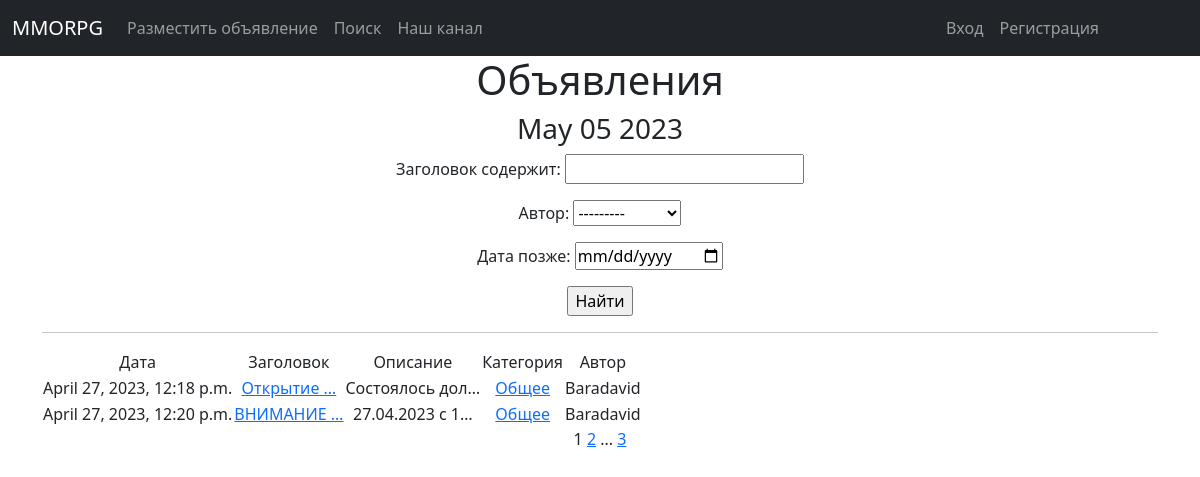
The app's page /search/ with its own data.
### billboard/models.py (models this page shows, shortened)
class Post(models.Model):  # модель "Объявления"
    title = models.CharField(max_length=128,
                             unique=True,
                             error_messages='Новость с таким заголовком уже есть',
                             blank=False,
                             )
    text = models.TextField()
    date_creation = models.DateTimeField(auto_now_add=True)
    author = models.ForeignKey(User, on_delete=models.CASCADE)
    post_category = models.ManyToManyField(Category, through='PostCategory')
    content = models.FileField(upload_to='media/', blank=True)

class Category(models.Model):  # модель "Категории" для "Объявления"
    category_name = models.CharField(max_length=20,
                                     verbose_name="Категория персонажа",
                                     )
    subscribers = models.ManyToManyField(User, blank=True, related_name='categories')
    def __str__(self):
        return self.category_name

### billboard/views.py (the view)
# urls.py: path('search/', PostSearch.as_view(), name='post_search'),
class PostSearch(PostList):
    template_name = 'post_search.html'
    def get_context_data(self, **kwargs):
        context = super().get_context_data(**kwargs)
        context['filter'] = PostFilter(self.request.GET, queryset=self.get_queryset())
        return context

### billboard/templatetags/custom_filters.py (called while the page is built)
@register.filter(name='Censor')
def Censor(value):
    banned_list = ['idiot', 'stupid', 'Idiot', 'Stupid']
    sentence = value.split()
    for i in banned_list:
        for words in sentence:
            if i in words:
                pos = sentence.index(words)
                sentence.remove(words)
                sentence.insert(pos, '*' * len(i))
    return " ".join(sentence)

### billboard/templatetags/custom_tags.py (called while the page is built)
@register.simple_tag(takes_context=True)
def url_replace(context, **kwargs):
    d = context['request'].GET.copy()
    for k, v in kwargs.items():
        d[k] = v
    return d.urlencode()

### billboard/views.py (called while the page is built)
    def get_queryset(self):
        queryset = super().get_queryset()
        self.filterset = PostFilter(self.request.GET, queryset)
        return self.filterset.qs

    def get_context_data(self, **kwargs):
        context = super().get_context_data(**kwargs)
        context['time_now'] = datetime.utcnow()
        context['filterset'] = self.filterset
        return context

### templates/post_search.html (shortened to what this page needs)
{% extends 'flatpages/default.html' %}
{% load custom_filters %}
{% load custom_tags %}
{% block content %}
   <h1>Объявления</h1>
   <h3>{{ time_now|date:'M d Y' }}</h3>
    <form action="" method="get">
           {{ filterset.form.as_p }}
           <input type="submit" value="Найти" />
    </form>
   <hr>
   {% if post %}
       <table>
           <tr>
               <td>Дата</td>
               <td>Заголовок</td>
               <td>Описание</td>
               <td>Категория</td>
               <td>Автор</td>
           </tr>
           {% for post_detail in post %}
           <tr>
               <td>{{ post_detail.date_creation }}</td>
               <td>
                   <a href="{% url 'post_detail' post_detail.id %}">{{ post_detail.title | truncatechars:10 | Censor }}</a>
               </td>
               <td>{{ post_detail.text | truncatechars:15 | Censor }}</td>
               <td>
                   {% for category in post_detail.post_category.all %}
                        <a href="{% url 'category_list' category.id %}">{{category}}</a>
                   {% endfor %}
               </td>
               <td>{{ post_detail.author }}</td>
           </tr>
           {% endfor %}
       </table>
   {% else %}
       <h2>Объявлений нет!</h2>
   {% endif %}
   {{ page_obj.number }}
   {% if page_obj.has_next %}
       <a href="?{% url_replace page=page_obj.next_page_number %}">{{ page_obj.next_page_number }}</a>
       {% if paginator.num_pages != page_obj.next_page_number %}
           ...
           <a href="?{% url_replace page=page_obj.paginator.num_pages %}">{{ page_obj.paginator.num_pages }}</a>
       {% endif %}
   {% endif %}
{% endblock content %}

### records on screen
Post: date_creation "April 27, 2023, 12:18 p.m.", title|Censor "Открытие …", text|Censor "Состоялось дол…", author "Baradavid"
Category: category_name "Общее"
Post: date_creation "April 27, 2023, 12:20 p.m.", title|Censor "ВНИМАНИЕ …", text|Censor "27.04.2023 с 1…", author "Baradavid"

### other values on screen
{{ time_now|date:'M d Y' }} "May 05 2023"
{{ page_obj.number }} "1"
{{ page_obj.next_page_number }} "2"
{{ page_obj.paginator.num_pages }} "3"
